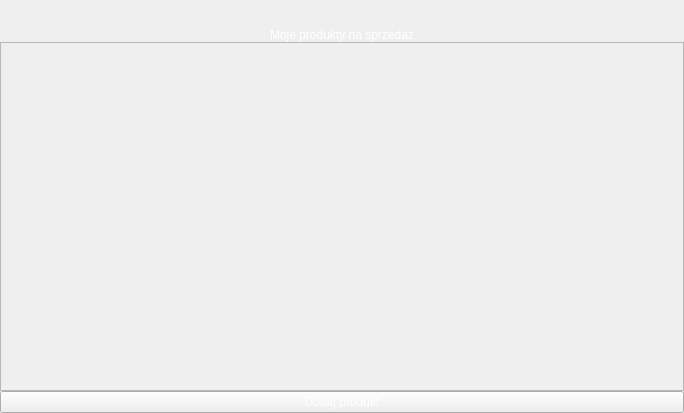
<?xml version="1.0" encoding="UTF-8"?>
<ui version="4.0">
 <class>AccoutPage</class>
 <widget class="QWidget" name="AccoutPage">
  <property name="geometry">
   <rect>
    <x>0</x>
    <y>0</y>
    <width>684</width>
    <height>413</height>
   </rect>
  </property>
  <property name="windowTitle">
   <string>Form</string>
  </property>
  <property name="styleSheet">
   <string notr="true">color: white;</string>
  </property>
  <layout class="QVBoxLayout" name="verticalLayout_4">
   <property name="spacing">
    <number>0</number>
   </property>
   <property name="leftMargin">
    <number>0</number>
   </property>
   <property name="topMargin">
    <number>0</number>
   </property>
   <property name="rightMargin">
    <number>0</number>
   </property>
   <property name="bottomMargin">
    <number>0</number>
   </property>
   <item>
    <layout class="QVBoxLayout" name="verticalLayout_3">
     <property name="spacing">
      <number>0</number>
     </property>
     <item>
      <layout class="QHBoxLayout" name="horizontalLayout_2">
       <property name="spacing">
        <number>0</number>
       </property>
       <item>
        <layout class="QVBoxLayout" name="verticalLayout">
         <property name="spacing">
          <number>0</number>
         </property>
         <item>
          <widget class="QLabel" name="nameAndSurnameLabel">
           <property name="text">
            <string/>
           </property>
          </widget>
         </item>
         <item>
          <widget class="QLabel" name="emailLabel">
           <property name="text">
            <string/>
           </property>
          </widget>
         </item>
        </layout>
       </item>
       <item>
        <layout class="QVBoxLayout" name="verticalLayout_2">
         <property name="spacing">
          <number>0</number>
         </property>
         <item>
          <widget class="QLabel" name="provinceLabel">
           <property name="text">
            <string/>
           </property>
          </widget>
         </item>
         <item>
          <layout class="QHBoxLayout" name="horizontalLayout">
           <property name="spacing">
            <number>0</number>
           </property>
           <item>
            <widget class="QLabel" name="cityLabel">
             <property name="text">
              <string/>
             </property>
            </widget>
           </item>
           <item>
            <widget class="QLabel" name="addressLabel">
             <property name="text">
              <string/>
             </property>
            </widget>
           </item>
          </layout>
         </item>
        </layout>
       </item>
      </layout>
     </item>
     <item>
      <widget class="QLabel" name="productsToSellLabel">
       <property name="text">
        <string>Moje produkty na sprzedaż</string>
       </property>
       <property name="alignment">
        <set>Qt::AlignmentFlag::AlignCenter</set>
       </property>
      </widget>
     </item>
     <item>
      <widget class="QScrollArea" name="scrollArea">
       <property name="widgetResizable">
        <bool>true</bool>
       </property>
       <widget class="QWidget" name="scrollAreaWidgetContents">
        <property name="geometry">
         <rect>
          <x>0</x>
          <y>0</y>
          <width>680</width>
          <height>331</height>
         </rect>
        </property>
        <layout class="QVBoxLayout" name="verticalLayout_6">
         <property name="spacing">
          <number>0</number>
         </property>
         <property name="leftMargin">
          <number>0</number>
         </property>
         <property name="topMargin">
          <number>0</number>
         </property>
         <property name="rightMargin">
          <number>0</number>
         </property>
         <property name="bottomMargin">
          <number>0</number>
         </property>
         <item>
          <layout class="QVBoxLayout" name="productsContainer">
           <property name="spacing">
            <number>0</number>
           </property>
          </layout>
         </item>
        </layout>
       </widget>
      </widget>
     </item>
     <item>
      <widget class="QPushButton" name="addNewItemButton">
       <property name="text">
        <string>Dodaj produkt</string>
       </property>
      </widget>
     </item>
    </layout>
   </item>
  </layout>
 </widget>
 <resources/>
 <connections/>
</ui>
